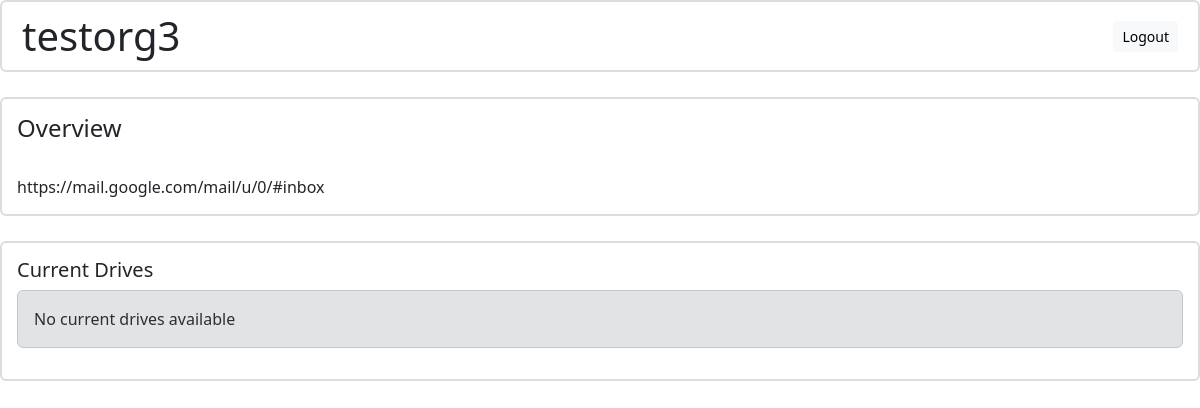
The app's page /student/5/2/drives (signed in), older data.
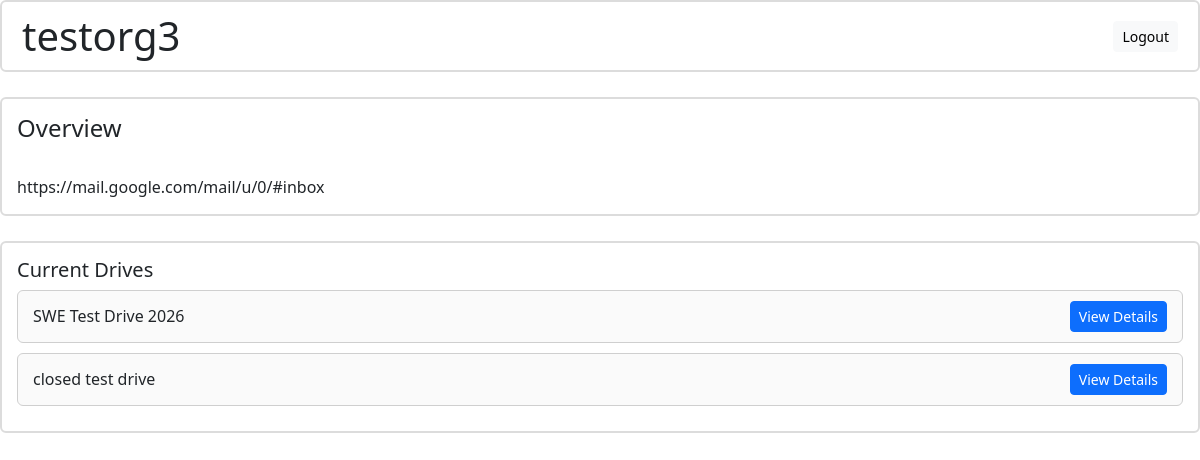
The same page, newer data.
### placementportalcode/models.py (models this page shows)
class PlacementDrive(db.Model):
    __tablename__ = "placement_drive"
    drive_id=db.Column(db.Integer,primary_key=True)
    drive_name = db.Column(db.String(100), nullable=False)
    company_id=db.Column(
        db.Integer,
        db.ForeignKey("company.company_id"),
        nullable=False,
    )
    job_title=db.Column(db.String(100),nullable=False)
    job_desc=db.Column(db.String(1000),nullable=False)
    eligibility_criteria=db.Column(db.String(500),nullable=False)
    status=db.Column(db.String(20)
                     ,default=DriveApprovalStatusEnum.PENDING.value
                     ,nullable=False)
    application_deadline=db.Column(db.DateTime,nullable=False)
    ctc = db.Column(
        db.String(50),
        nullable=False,
        default="Not Disclosed"
    )
    company=db.relationship(
        "Company",
        back_populates="drives"
    )
    applications=db.relationship(
        "Application",
        back_populates="drive",
        cascade="all, delete-orphan"
    )

### placementportalcode/student/routes.py (the view)
@student_bp.route('/<int:student_id>/<int:company_id>/drives',methods=[HTTPMethod.GET])
def company_drives(student_id,company_id):
    company = Company.query.get(company_id)
    if not company:
        return redirect(url_for('student.dashboard'))
    now= datetime.now()
    current_drives=PlacementDrive.query.filter(PlacementDrive.status==DriveApprovalStatusEnum.APPROVED.value, PlacementDrive.application_deadline>=now)
    rejected_applications=Application.query.filter(Application.student_id==student_id,Application.status=='rejected')
    shortlistedOrHired_applications=Application.query.filter(Application.student_id==student_id,Application.status.in_(["shortlisted", "hired"]))
    applications = Application.query.filter(Application.student_id==student_id,Application.status=='applied')
    rejected_application_ids={app.drive_id for app in rejected_applications}
    applied_drive_ids= {app.drive_id for app in applications}
    shortlistedOrHired_application_ids={app.drive_id for app in shortlistedOrHired_applications}
    return render_template('student/company-details.html',company=company,current_drives=current_drives,student_id=student_id,applied_drive_ids=applied_drive_ids,rejected_application_ids=rejected_application_ids,shortlistedOrHired_application_ids=shortlistedOrHired_application_ids)

### placementportalcode/templates/student/company-details.html (shortened to what this page needs)
{% extends 'base.html' %}
{% from "components/comman_table.html" import render_table %}
{% from "components/modal.html" import render_modal %}
{% from "components/button.html" import action_button %}
{% block extra_css %}
<link rel="stylesheet" href="{{ url_for('static', filename='css/admin.css') }}">
{%endblock%}
{% block content%}
<div class="header-bar d-flex justify-content-between align-items-center">
    <h1 class="mb-0">{{company.company_name}}</h1>
    <div>
        {{action_button(url_for("auth.logout"),"Logout","light")}}
    </div>
</div>
<div class="section-box">
    <h4 class="">Overview</h4>
    <br>
    <div>{{company.company_website}}</div>
</div>
<section class="section-box">
    <h5>Current Drives</h5>
    {% for drive in current_drives %}
    <section class="list-item-box">
        <div>{{drive.drive_name}}</div>
        {{ action_button(
        "#",
        "View Details",
        "primary",
        toggle="modal",
        target="#driveDetails" ~ drive.drive_id
        ) }}
    </section>
    {% else %}
    <div class="alert alert-secondary mt-2">
        No current drives available
    </div>
    {% endfor %}
</section>
{%endblock%}

### placementportalcode/templates/components/button.html
{% macro action_button(url, text, color="primary",toggle=None,target=None,disabled=False) %}
<a href="{{ url }}"
   class="btn btn-sm custom-btn btn-{{ color }} {% if disabled %}disabled{% endif %}"
   {% if toggle %} data-bs-toggle="{{ toggle }}" {% endif %}
   {% if target %} data-bs-target="{{ target }}" {% endif %}>
    {{ text }}
</a>
{% endmacro %}

Row changes from the older to the newer data that the page shows:
now on this page (row edited): PlacementDrive: drive_name "SWE Test Drive 2026", text "View Details"
now on this page (row edited): PlacementDrive: drive_name "closed test drive", text "View Details"
Text that changed along with them:
text no longer shown: "No current drives available"
